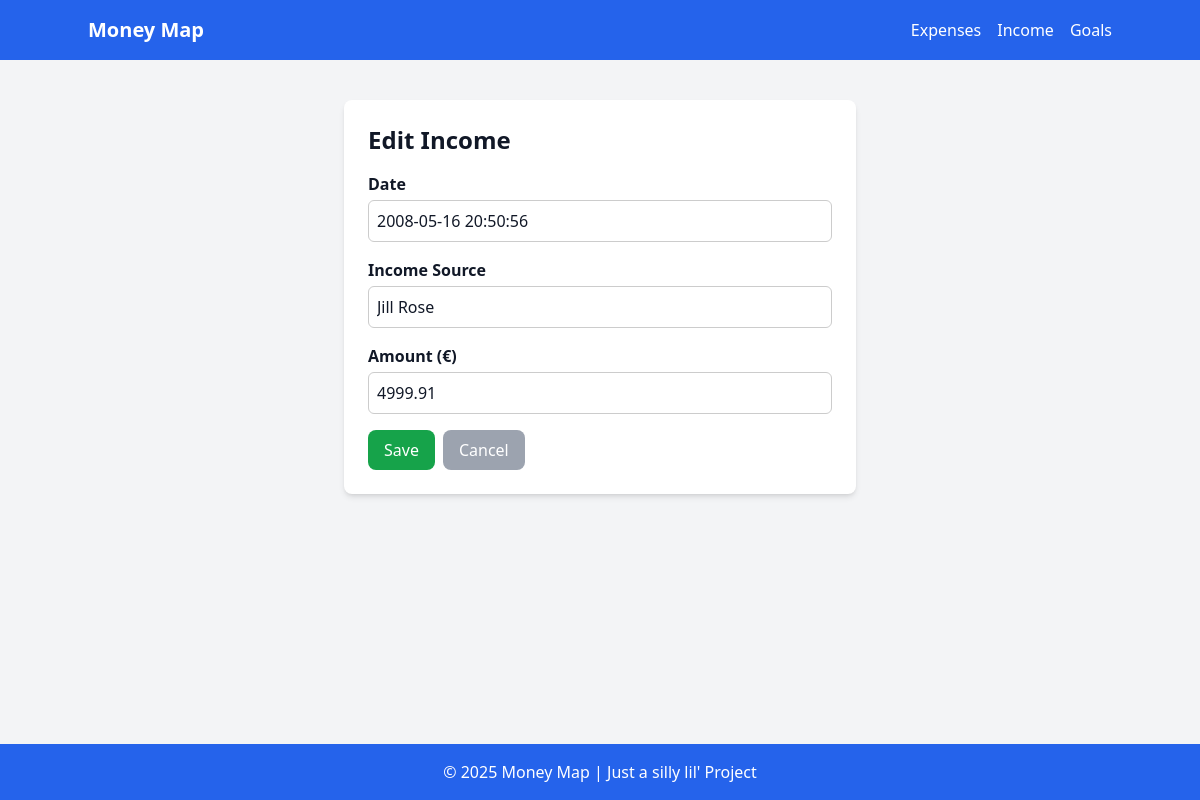
Screenshot of /budget-breakdown/113/update/ (signed in) with the database file from the repository.
### main/models.py (models this page shows, shortened)
class Transaction(models.Model):
    date = models.DateTimeField(default=timezone.now)
    name = models.CharField(max_length=20)
    amount = models.DecimalField(max_digits=10, decimal_places=2, default=0.00)
    user = models.ForeignKey(User, default=1, on_delete=models.CASCADE)
    class Meta:
        abstract = True

class Income(Transaction):
    """Model za income."""

### main/views.py (the view)
# urls.py: path('budget-breakdown/<int:pk>/update/', IncomeUpdate.as_view(), name='income_update'),
class IncomeUpdate(BaseUpdateView):
    model = Income
    fields = ['date', 'name', 'amount']
    template_name = 'main/income_form.html'

### templates/main/income_form.html (shortened to what this page needs)
{% extends 'base.html' %}
{% block content %}
<div class="max-w-lg mx-auto bg-white p-6 rounded-lg shadow-md">
    <h1 class="text-2xl font-bold mb-4">{{ form.instance.pk|yesno:"Edit Income,Add Income" }}</h1>
    <form method="post" class="space-y-4">
        <div>
            <label for="id_date" class="block font-semibold">Date</label>
            {{ form.date }}
        </div>
        <div>
            <label for="id_name" class="block font-semibold">Income Source</label>
            {{ form.name }}
        </div>
        <div>
            <label for="id_amount" class="block font-semibold">Amount (€)</label>
            {{ form.amount }}
        </div>
        <div class="flex space-x-2">
            <button type="submit" class="bg-green-600 text-white px-4 py-2 rounded-lg hover:bg-green-700">Save</button>
            <a href="{% url 'income_list' %}" class="bg-gray-400 text-white px-4 py-2 rounded-lg hover:bg-gray-500">Cancel</a>
        </div>
    </form>
</div>
{% endblock %}

### templates/main/income_form.html (style rules this page uses)
input, select { width: 100%; padding: 8px; margin-top: 4px; border: 1px solid #ccc; border-radius: 6px; }

### rows the page displays
Income: instance.pk "Edit Income", date "2008-05-16 20:50:56", name "Jill Rose", amount "4999.91"
